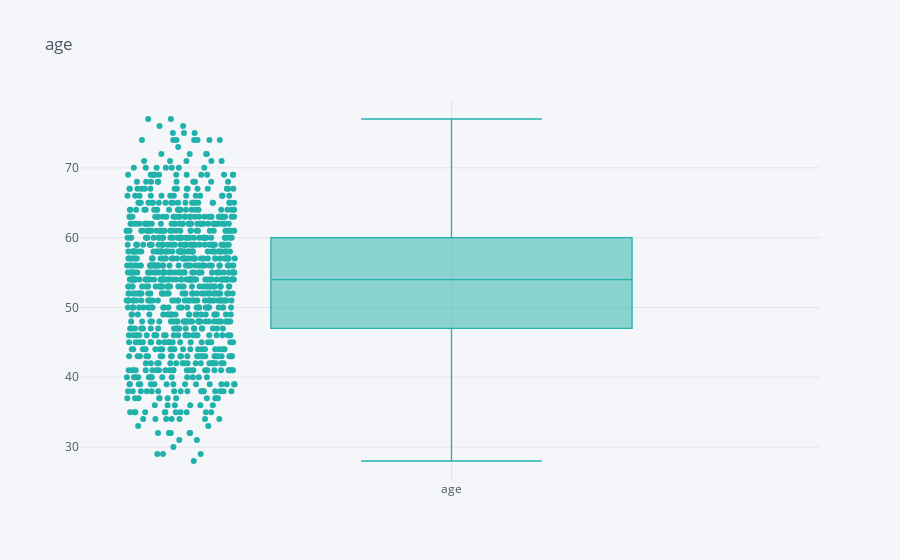
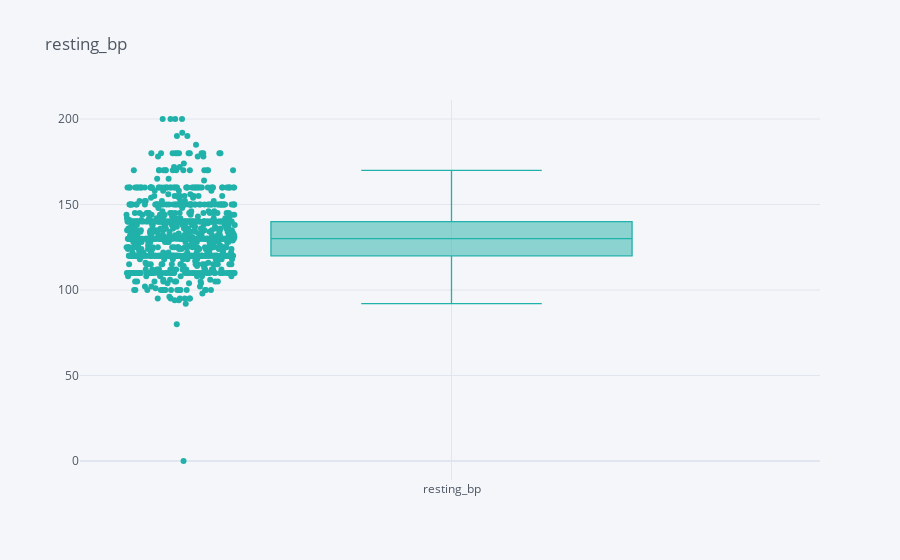
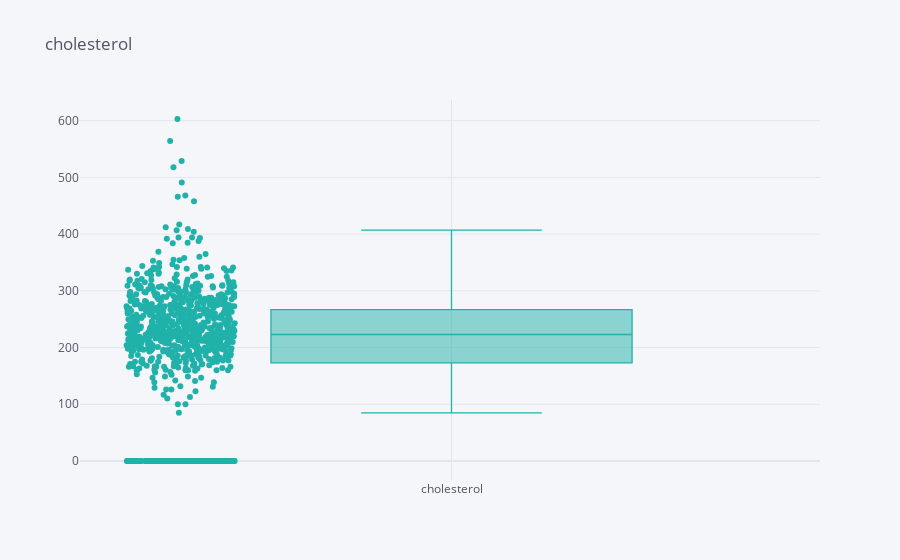
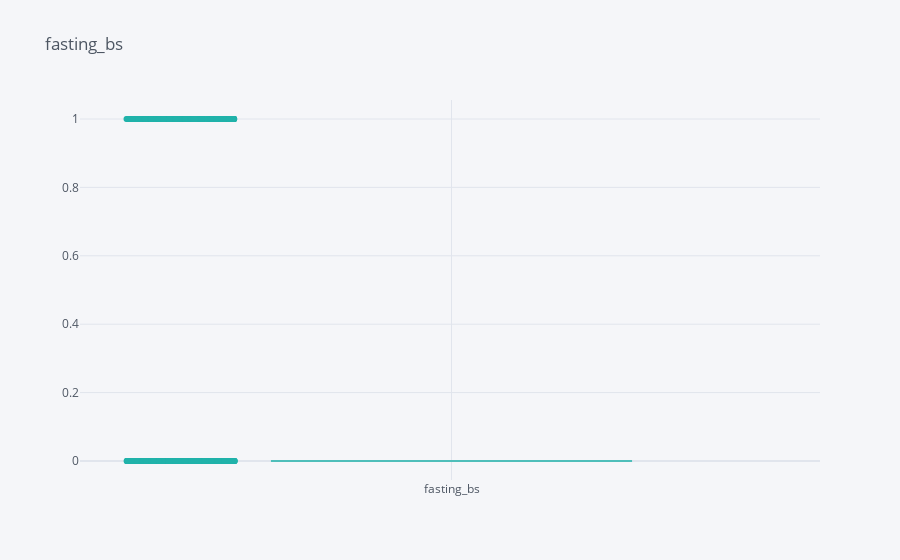

Notebook code cell kept with these figures, in order:
### Code cell
for i in numerical:
    df[i].iplot(kind="box", title=i, boxpoints="all", color='lightseagreen')

### Figure 1 — Plotly figure (JSON) as saved in the notebook; plotly's stock layout.template omitted (floating-point values rounded to 4 significant figures; data arrays with more than 128 entries replaced by an {"elided": "..."} marker saying what was removed)
{"data": [{"boxpoints": "all", "line": {"width": 1.3}, "marker": {"color": "rgba(32, 178, 170, 1.0)"}, "name": "age", "orientation": "v", "type": "box", "y": {"elided": "918 int values"}}], "layout": {"legend": {"bgcolor": "#F5F6F9", "font": {"color": "#4D5663"}}, "paper_bgcolor": "#F5F6F9", "plot_bgcolor": "#F5F6F9", "title": {"font": {"color": "#4D5663"}, "text": "age"}, "xaxis": {"gridcolor": "#E1E5ED", "showgrid": true, "tickfont": {"color": "#4D5663"}, "title": {"font": {"color": "#4D5663"}, "text": ""}, "zerolinecolor": "#E1E5ED"}, "yaxis": {"gridcolor": "#E1E5ED", "showgrid": true, "tickfont": {"color": "#4D5663"}, "title": {"font": {"color": "#4D5663"}, "text": ""}, "zerolinecolor": "#E1E5ED"}}}

### Figure 2 — Plotly figure (JSON) as saved in the notebook; plotly's stock layout.template omitted (floating-point values rounded to 4 significant figures; data arrays with more than 128 entries replaced by an {"elided": "..."} marker saying what was removed)
{"data": [{"boxpoints": "all", "line": {"width": 1.3}, "marker": {"color": "rgba(32, 178, 170, 1.0)"}, "name": "resting_bp", "orientation": "v", "type": "box", "y": {"elided": "918 int values"}}], "layout": {"legend": {"bgcolor": "#F5F6F9", "font": {"color": "#4D5663"}}, "paper_bgcolor": "#F5F6F9", "plot_bgcolor": "#F5F6F9", "title": {"font": {"color": "#4D5663"}, "text": "resting_bp"}, "xaxis": {"gridcolor": "#E1E5ED", "showgrid": true, "tickfont": {"color": "#4D5663"}, "title": {"font": {"color": "#4D5663"}, "text": ""}, "zerolinecolor": "#E1E5ED"}, "yaxis": {"gridcolor": "#E1E5ED", "showgrid": true, "tickfont": {"color": "#4D5663"}, "title": {"font": {"color": "#4D5663"}, "text": ""}, "zerolinecolor": "#E1E5ED"}}}

### Figure 3 — Plotly figure (JSON) as saved in the notebook; plotly's stock layout.template omitted (floating-point values rounded to 4 significant figures; data arrays with more than 128 entries replaced by an {"elided": "..."} marker saying what was removed)
{"data": [{"boxpoints": "all", "line": {"width": 1.3}, "marker": {"color": "rgba(32, 178, 170, 1.0)"}, "name": "cholesterol", "orientation": "v", "type": "box", "y": {"elided": "918 int values"}}], "layout": {"legend": {"bgcolor": "#F5F6F9", "font": {"color": "#4D5663"}}, "paper_bgcolor": "#F5F6F9", "plot_bgcolor": "#F5F6F9", "title": {"font": {"color": "#4D5663"}, "text": "cholesterol"}, "xaxis": {"gridcolor": "#E1E5ED", "showgrid": true, "tickfont": {"color": "#4D5663"}, "title": {"font": {"color": "#4D5663"}, "text": ""}, "zerolinecolor": "#E1E5ED"}, "yaxis": {"gridcolor": "#E1E5ED", "showgrid": true, "tickfont": {"color": "#4D5663"}, "title": {"font": {"color": "#4D5663"}, "text": ""}, "zerolinecolor": "#E1E5ED"}}}

### Figure 4 — Plotly figure (JSON) as saved in the notebook; plotly's stock layout.template omitted (floating-point values rounded to 4 significant figures; data arrays with more than 128 entries replaced by an {"elided": "..."} marker saying what was removed)
{"data": [{"boxpoints": "all", "line": {"width": 1.3}, "marker": {"color": "rgba(32, 178, 170, 1.0)"}, "name": "fasting_bs", "orientation": "v", "type": "box", "y": {"elided": "918 int values"}}], "layout": {"legend": {"bgcolor": "#F5F6F9", "font": {"color": "#4D5663"}}, "paper_bgcolor": "#F5F6F9", "plot_bgcolor": "#F5F6F9", "title": {"font": {"color": "#4D5663"}, "text": "fasting_bs"}, "xaxis": {"gridcolor": "#E1E5ED", "showgrid": true, "tickfont": {"color": "#4D5663"}, "title": {"font": {"color": "#4D5663"}, "text": ""}, "zerolinecolor": "#E1E5ED"}, "yaxis": {"gridcolor": "#E1E5ED", "showgrid": true, "tickfont": {"color": "#4D5663"}, "title": {"font": {"color": "#4D5663"}, "text": ""}, "zerolinecolor": "#E1E5ED"}}}
